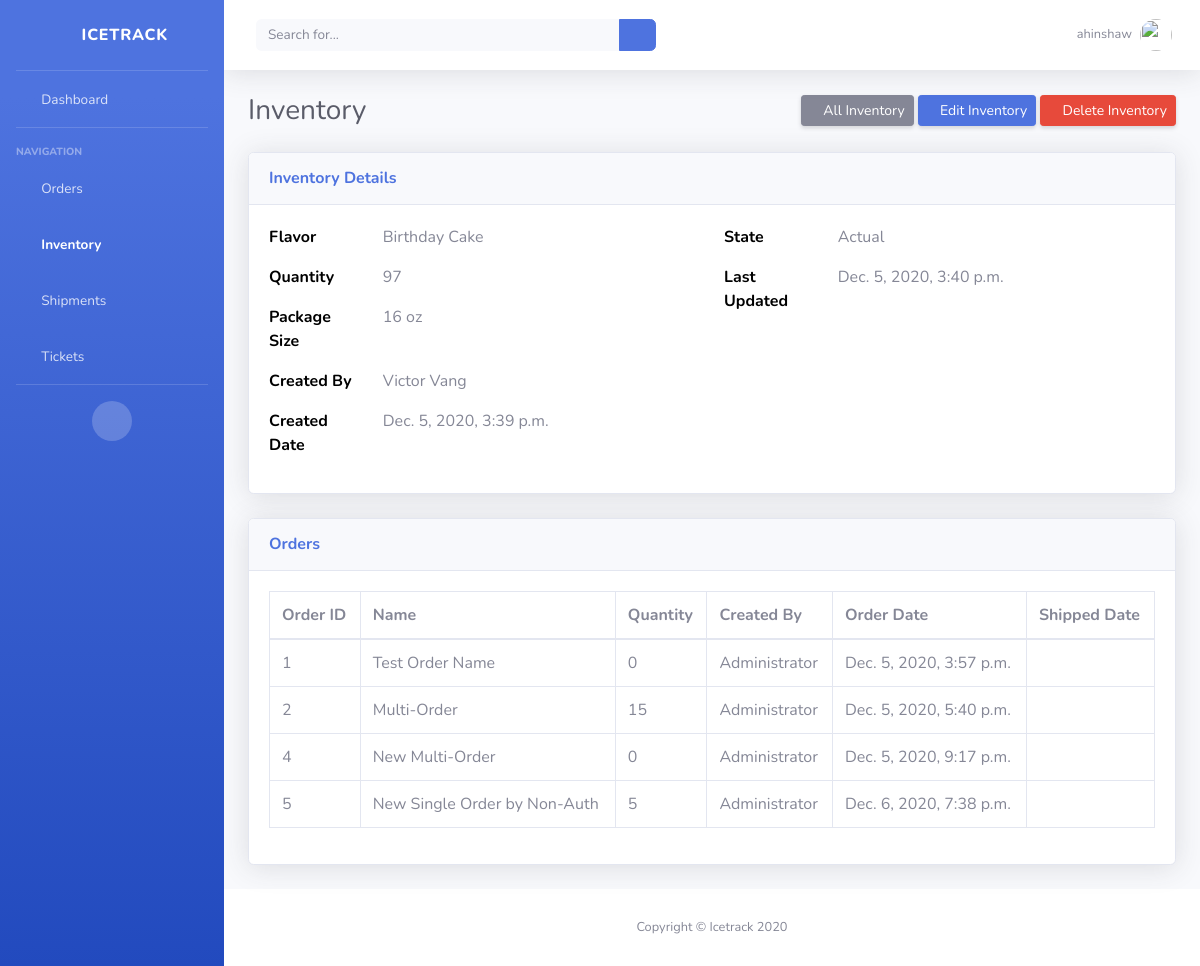
The page /inventory/1/ (signed in) on the database its author committed.
### icetrack/models.py (models this page shows, shortened)
class Inventory(models.Model):
    STATE_CHOICES = [
        ('Actual', 'Actual'),
        ('Planned', 'Planned'),
        ('Spoilage', 'Spoilage'),
        ('Defective', 'Defective'),
    ]
    item_name = models.CharField(max_length=50, null=True)
    quantity = models.IntegerField(default='0', blank=True, null=True)
    package_size = models.IntegerField(default='0', blank=True, null=True)
    state = models.CharField(max_length=10, choices=STATE_CHOICES, default='Planned')
    received_quantity = models.IntegerField(default='0', blank=True, null=True)
    received_by = models.CharField(max_length=50, blank=True, null=True)
    num_orders = models.IntegerField(default='0', blank=True, null=True)
    sold_quantity = models.IntegerField(default='0', blank=True, null=True)
    sold_by = models.CharField(max_length=50, blank=True, null=True)
    sold_to = models.CharField(max_length=50, blank=True, null=True)
    created_by = models.CharField(max_length=50, blank=True, null=True, default='Administrator')
    reorder_level = models.IntegerField(default='0', blank=True, null=True)
    date_created = models.DateTimeField(auto_now_add=True, auto_now=False)
    last_updated = models.DateTimeField(auto_now_add=False, auto_now=True)
    export_to_CSV = models.BooleanField(default=False)

class Order(models.Model):
    STATUS_CHOICES = [
        ('Placed', 'Placed'),
        ('Fulfilled', 'Fulfilled'),
        ('Canceled', 'Canceled'),
    ]
    name = models.CharField(max_length=50, blank=True, null=True)
    items = models.ManyToManyField('Inventory', blank=True, through='OrderItem')
    status = models.CharField(max_length=10, choices=STATUS_CHOICES, default='Placed')
    order_date = models.DateTimeField(auto_now_add=True, auto_now=False)
    created_by = models.ForeignKey(User, on_delete=models.CASCADE)

class OrderItem(models.Model):
    order = models.ForeignKey('Order', on_delete=models.CASCADE)
    inventory_item = models.ForeignKey('Inventory', on_delete=models.CASCADE)
    quantity_on_order = models.IntegerField(default='0', blank=True, null=True)
    submitted = models.BooleanField(default=False, blank=True, null=True)
    def __str__(self):
        return str(self.quantity_on_order)

### icetrack/views.py (the view)
# urls.py: path('inventory/<int:pk>/', InventoryDetailView.as_view(), name="inventory_detail"),
@method_decorator(login_required, name='dispatch')
class InventoryDetailView(DetailView):
    model = Inventory
    template_name = 'inventory_detail.html'
    def dispatch(self, request, *args, **kwargs):
        if not request.user.is_staff:
            return redirect('home')
        return super(InventoryDetailView, self).dispatch(request, *args, **kwargs)
    def get_context_data(self, **kwargs):
        context = super().get_context_data(**kwargs)
        context['orders'] = Order.objects.filter(items=self.kwargs['pk'])
        context['order_items'] = OrderItem.objects.filter(inventory_item=self.kwargs['pk'])
        return context

### templates/inventory_detail.html (shortened to what this page needs)
{% extends 'base_authenticated.html' %}
{% block content%}
<div class="container-fluid">
    <div class="d-sm-flex align-items-center justify-content-between mb-4">
        <h1 class="h3 mb-0 text-gray-800">Inventory</h1>
        <div>
            <a href="{% url 'inventory' %}" class="d-none d-sm-inline-block btn btn-sm btn-secondary shadow-sm"><i class="fas fa-chevron-left fa-sm text-white-50"></i> All Inventory</a>
            <a href="{% url 'update_inventory' object.id %}" class="d-none d-sm-inline-block btn btn-sm btn-primary shadow-sm"><i class="fas fa-edit fa-sm text-white-50"></i> Edit Inventory</a>
            <a href="{% url 'delete_inventory' object.id %}" class="d-none d-sm-inline-block btn btn-sm btn-danger shadow-sm"><i class="fas fa-trash fa-sm text-white-50"></i> Delete Inventory</a>
        </div>
    </div>
    <div class="card shadow mb-4">
        <div class="card-header py-3">
            <h6 class="m-0 font-weight-bold text-primary">Inventory Details</h6>
        </div>
        <div class="card-body">
            <div class="row">
                <div class="col">
                    <div class="row">
                        <div class="col-3">
                            <p><strong style="color:#000000">Flavor</strong></p>
                        </div>
                        <div class="col-9" style="width: 8rem;">
                            <p>{{ object.item_name }}</p>
                        </div>
                    </div>
                    <div class="row">
                        <div class="col-3">
                            <p><strong style="color:#000000">Quantity</strong></p>
                        </div>
                        <div class="col-9">
                            <p>{{ object.quantity }}</p>
                        </div>
                    </div>
                    <div class="row">
                        <div class="col-3">
                            <p><strong style="color:#000000">Package Size</strong></p>
                        </div>
                        <div class="col-9">
                            <p>{{ object.package_size }} oz</p>
                        </div>
                    </div>
                    <div class="row">
                        <div class="col-3">
                            <p><strong style="color:#000000">Created By</strong></p>
                        </div>
                        <div class="col-9">
                            {% if object.created_by is None %}
                                <p>N/A</p>
                            {% else %}
                                <p>{{ object.created_by }}</p>
                            {% endif %}
                        </div>
                    </div>
                    <div class="row">
                        <div class="col-3">
                            <p><strong style="color:#000000">Created Date</strong></p>
                        </div>
                        <div class="col-9">
                            <p>{{ object.date_created }}</p>
                        </div>
                    </div>
                </div>
                <div class="col">
                    <div class="row">
                        <div class="col-3">
                            <p><strong style="color:#000000">State</strong></p>
                        </div>
                        <div class="col-9">
                            <p>{{ object.state }}</p>
                        </div>
                    </div>
                    <div class="row">
                        <div class="col-3">
                            <p><strong style="color:#000000">Last Updated</strong></p>
                        </div>
                        <div class="col-9">
                            <p>{{ object.last_updated }}</p>
                        </div>
                    </div>
                </div>
            </div>
        </div>
    </div>
    <div class="card shadow mb-4">
        <div class="card-header py-3">
            <h6 class="m-0 font-weight-bold text-primary">Orders</h6>
        </div>
        <div class="card-body">
            <div class="table-responsive">
                <table class="table table-bordered" id="dataTable" width="100%" cellspacing="0">
                    <thead>
                        <tr>
                            <th>Order ID</th>
                            <th>Name</th>
                            <th>Quantity</th>
                            <th>Created By</th>
                            <th>Order Date</th>
                            <th>Shipped Date</th>
                        </tr>
                    </thead>
                    <tbody>
                        {% for order in orders %}
                            <tr>
                                <td>{{ order.id }}</td>
                                <td>{{ order.name }}</td>
                                <td>
                                    {% for order_item in order_items %}
                                        {% if order_item.order == order %}
                                            {{ order_item }}
                                        {% endif %}
                                    {% endfor %}
                                </td>
                                <td>Administrator</td>
                                <td>{{ order.order_date }}</td>
                                <td>{{ order.shipped_date }}</td>
                            </tr>
                        {% endfor %}
                    </tbody>
                </table>
            </div>
        </div>
    </div>
</div>
{% endblock content %}

### templates/base_authenticated.html (shortened to what this page needs)
{% load static %}
<head>
    <link href="{% static 'vendor/fontawesome-free/css/all.min.css' %}" rel="stylesheet" type="text/css">
    <link href="{% static 'css/sb-admin-2.min.css' %}" rel="stylesheet">
</head>
<body id="page-top">
    <div id="wrapper">
        <ul class="navbar-nav bg-gradient-primary sidebar sidebar-dark accordion" id="accordionSidebar">
            <a class="sidebar-brand d-flex align-items-center justify-content-center" href="{% url 'home' %}">
                <div class="sidebar-brand-icon rotate-n-15">
                    <i class="fas fa-ice-cream"></i>
                </div>
                <div class="sidebar-brand-text mx-3">Icetrack</div>
            </a>
            <hr class="sidebar-divider my-0">
            <li class="nav-item {% if request.path == '/' %} active {% endif %}">
                <a class="nav-link" href="{% url 'home' %}">
                    <i class="fas fa-fw fa-tachometer-alt"></i>
                    <span>Dashboard</span></a>
            </li>
            <hr class="sidebar-divider">
            <div class="sidebar-heading">
                Navigation
            </div>
            <li class="nav-item {% if 'order' in request.path %} active {% endif %}">
                <a class="nav-link" href="{% url 'orders' %}">
                    <i class="fas fa-fw fa-chart-area"></i>
                    <span>Orders</span></a>
            </li>
            <li class="nav-item {% if 'inventory' in request.path %} active {% endif %}">
                <a class="nav-link" href="{% url 'inventory' %}">
                    <i class="fas fa-fw fa-boxes"></i>
                    <span>Inventory</span></a>
            </li>
            <li class="nav-item {% if 'shipment' in request.path %} active {% endif %}">
                <a class="nav-link" href="{% url 'shipments' %}">
                    <i class="fas fa-fw fa-truck"></i>
                    <span>Shipments</span></a>
            </li>
            <li class="nav-item {% if 'ticket' in request.path %} active {% endif %}">
                <a class="nav-link" href="{% url 'tickets' %}">
                    <i class="fas fa-fw fa-table"></i>
                    <span>Tickets</span></a>
            </li>
            <hr class="sidebar-divider d-none d-md-block">
            <div class="text-center d-none d-md-inline">
                <button class="rounded-circle border-0" id="sidebarToggle"></button>
            </div>
        </ul>
        <div id="content-wrapper" class="d-flex flex-column">
            <div id="content">
                <nav class="navbar navbar-expand navbar-light bg-white topbar mb-4 static-top shadow">
                    <form
                        class="d-none d-sm-inline-block form-inline mr-auto ml-md-3 my-2 my-md-0 mw-100 navbar-search">
                        <div class="input-group">
                            <input type="text" class="form-control bg-light border-0 small" placeholder="Search for..."
                                aria-label="Search" aria-describedby="basic-addon2">
                            <div class="input-group-append">
                                <button class="btn btn-primary" type="button">
                                    <i class="fas fa-search fa-sm"></i>
                                </button>
                            </div>
                        </div>
                    </form>
                    <ul class="navbar-nav ml-auto">
                        <li class="nav-item dropdown no-arrow d-sm-none">
                        <li class="nav-item dropdown no-arrow">
                            <a class="nav-link dropdown-toggle" id="userDropdown" role="button"
                                data-toggle="dropdown" aria-haspopup="true" aria-expanded="false">
                                <span class="mr-2 d-none d-lg-inline text-gray-600 small">{{ request.user.username }}</span>
                                <img class="img-profile rounded-circle"
                                    src="{% static 'img/undraw_profile.svg' %}">
                            </a>
                        </li>
                    </ul>
                </nav>
                {% block content %}
                {% endblock %}
            </div>
            <footer class="sticky-footer bg-white">
                <div class="container my-auto">
                    <div class="copyright text-center my-auto">
                        <span>Copyright &copy; Icetrack 2020</span>
                    </div>
                </div>
            </footer>
        </div>
    </div>

### rows shown on the page
Inventory: item_name "Birthday Cake", quantity "97", package_size "16", created_by "Victor Vang", date_created "Dec. 5, 2020, 3:39 p.m.", state "Actual", last_updated "Dec. 5, 2020, 3:40 p.m."
Order: id "1", name "Test Order Name", order_date "Dec. 5, 2020, 3:57 p.m."
OrderItem: quantity_on_order "0"
Order: id "2", name "Multi-Order", order_date "Dec. 5, 2020, 5:40 p.m."
OrderItem: quantity_on_order "15"
Order: id "4", name "New Multi-Order", order_date "Dec. 5, 2020, 9:17 p.m."
OrderItem: quantity_on_order "0"
Order: id "5", name "New Single Order by Non-Auth", order_date "Dec. 6, 2020, 7:38 p.m."
OrderItem: quantity_on_order "5"

### other values the page prints
{{ request.user.username }} "ahinshaw"
